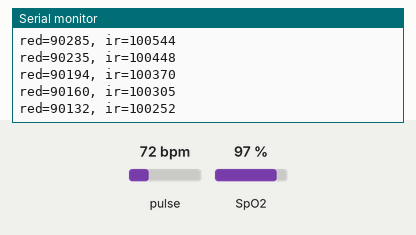
Bench run of a sketch on a simulated ESP8266 (NodeMCU). Parts: the last lines printed to the serial monitor. The test bench sets the inputs (shaded band); at power-on: pulse 72 bpm, SpO2 97 %. WiFi joins after 1.5 s; servers stay silent unless stated; uploads are accepted with an empty reply; random numbers use the default seed unless the sketch sets one.

Above: at 2.7 s.
2.8 s: pulse set to 42 bpm
At 6.3 s:
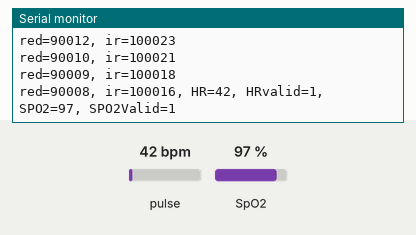
10.0 s: pulse set to 70 bpm
At 16.6 s:
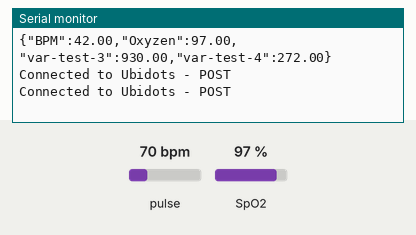
Timing chart, 0 to 17.5 s (numbered marks = the images above; inputs shaded):
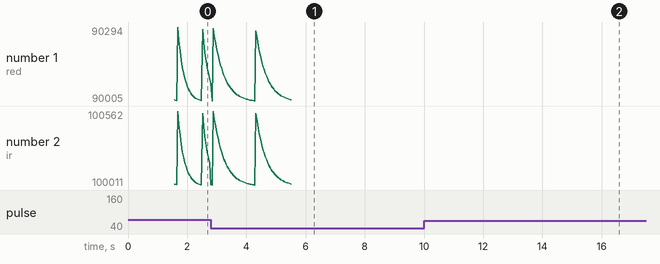

Measured:
- after the input at 10.0 s, the serial monitor: prints a new line after 2.1 s (image 2)

The sketch:

max30102.ino
```cpp
#include <ESP8266WiFi.h>
#include <Wire.h>
#include "MAX30105.h"
#include "spo2_algorithm.h"

MAX30105 particleSensor;

#define MAX_BRIGHTNESS 255
uint32_t irBuffer[100]; //infrared LED sensor data
uint32_t redBuffer[100];  //red LED sensor data


int32_t bufferLength; //data length
int32_t spo2; //SPO2 value
int8_t validSPO2; //indicator to show if the SPO2 calculation is valid
int32_t heartRate; //heart rate value
int8_t validHeartRate; //indicator to show if the heart rate calculation is valid


char const * SSID_NAME = "iPhone"; // Put here your SSID name
char const * SSID_PASS = "Miraz321"; // Put here your password
char const * TOKEN = "BBFF-6cRKEckqeZaWaceMZDApts1t2oM67G"; // Put here your TOKEN

char const * HTTPSERVER = "things.ubidots.com";

char const * DEVICE_LABEL = "max30102"; // Put here your device label

/* Put here your variable's labels*/
char const * VARIABLE_LABEL_1 = "BPM";
char const * VARIABLE_LABEL_2 = "Oxyzen";
char const * VARIABLE_LABEL_3 = "var-test-3";
char const * VARIABLE_LABEL_4 = "var-test-4";
char const * VARIABLE_LABEL_5 = "var-test-5";
char const * VARIABLE_LABEL_6 = "var-test-6";

const int HTTPPORT = 80;

char const * USER_AGENT = "ESP8266";
char const * VERSION = "1.0";
char payload[700];
char topic[1000];

WiFiClient clientUbi;

// Space to store values to send
char str_val_1[30];
char str_val_2[30];
char str_val_3[30];
char str_val_4[30];
char str_val_5[30];
char str_val_6[30];

/********************************
 * Auxiliar Functions
 *******************************/

void SendToUbidots(char* payload) {

  int i = strlen(payload);
  /* Builds the request POST - Please reference this link to know all the request's structures https://ubidots.com/docs/api/ */
  sprintf(topic, "POST /api/v1.6/devices/%s/?force=true HTTP/1.1\r\n", DEVICE_LABEL);
  sprintf(topic, "%sHost: things.ubidots.com\r\n", topic);
  sprintf(topic, "%sUser-Agent: %s/%s\r\n", topic, USER_AGENT, VERSION);
  sprintf(topic, "%sX-Auth-Token: %s\r\n", topic, TOKEN);
  sprintf(topic, "%sConnection: close\r\n", topic);
  sprintf(topic, "%sContent-Type: application/json\r\n", topic);
  sprintf(topic, "%sContent-Length: %d\r\n\r\n", topic, i);
  sprintf(topic, "%s%s\r\n", topic, payload);

  /* Connecting the client */
  clientUbi.connect(HTTPSERVER, HTTPPORT);

  if (clientUbi.connected()) {
    /* Sends the request to the client */
    clientUbi.print(topic);
    Serial.println("Connected to Ubidots - POST");
  } else {
    Serial.println("Connection Failed ubidots - Try Again");
  }

  /* Reads the response from the server */
  while (clientUbi.available()) {
    char c = clientUbi.read();
    //Serial.print(c); // Uncomment this line to visualize the response on the Serial Monitor
  }

  /* Disconnecting the client */
  clientUbi.stop();
}

/********************************
 * Main Functions
 *******************************/

void setup() {
  Serial.begin(115200);

  /* Connects to AP */
  WiFi.begin(SSID_NAME, SSID_PASS);

  while (WiFi.status() != WL_CONNECTED) {
    delay(500);
    Serial.print(".");
    }

  WiFi.setAutoReconnect(true);
  Serial.println(F("WiFi connected"));
  Serial.println(F("IP address: "));
  Serial.println(WiFi.localIP());


  // Initialize sensor
  if (!particleSensor.begin(Wire, I2C_SPEED_FAST)) //Use default I2C port, 400kHz speed
  {
    Serial.println(F("MAX30102 was not found. Please check wiring/power."));
    while (1);
  }

  Serial.println(F("Attach sensor to finger with rubber band. Press any key to start conversion"));

  Serial.read();

  byte ledBrightness = 60; //Options: 0=Off to 255=50mA
  byte sampleAverage = 4; //Options: 1, 2, 4, 8, 16, 32
  byte ledMode = 2; //Options: 1 = Red only, 2 = Red + IR, 3 = Red + IR + Green
  byte sampleRate = 100; //Options: 50, 100, 200, 400, 800, 1000, 1600, 3200
  int pulseWidth = 411; //Options: 69, 118, 215, 411
  int adcRange = 4096; //Options: 2048, 4096, 8192, 16384

  particleSensor.setup(ledBrightness, sampleAverage, ledMode, sampleRate, pulseWidth, adcRange); //Configure sensor with these settings
}

void loop() {


   bufferLength = 100; //buffer length of 100 stores 4 seconds of samples running at 25sps

  //read the first 100 samples, and determine the signal range
  for (byte i = 0 ; i < bufferLength ; i++)
  {
    while (particleSensor.available() == false) //do we have new data?
      particleSensor.check(); //Check the sensor for new data

    redBuffer[i] = particleSensor.getRed();
    irBuffer[i] = particleSensor.getIR();
    particleSensor.nextSample(); //We're finished with this sample so move to next sample

    Serial.print(F("red="));
    Serial.print(redBuffer[i], DEC);
    Serial.print(F(", ir="));
    Serial.println(irBuffer[i], DEC);
  }

  //calculate heart rate and SpO2 after first 100 samples (first 4 seconds of samples)
  maxim_heart_rate_and_oxygen_saturation(irBuffer, bufferLength, redBuffer, &spo2, &validSPO2, &heartRate, &validHeartRate);

  //Continuously taking samples from MAX30102.  Heart rate and SpO2 are calculated every 1 second
  while (1)
  {
    //dumping the first 25 sets of samples in the memory and shift the last 75 sets of samples to the top
    for (byte i = 25; i < 100; i++)
    {
      redBuffer[i - 25] = redBuffer[i];
      irBuffer[i - 25] = irBuffer[i];
    }

    //take 25 sets of samples before calculating the heart rate.
    for (byte i = 75; i < 100; i++)
    {
      while (particleSensor.available() == false) //do we have new data?
        particleSensor.check(); //Check the sensor for new data


      redBuffer[i] = particleSensor.getRed();
      irBuffer[i] = particleSensor.getIR();
      particleSensor.nextSample(); //We're finished with this sample so move to next sample

      //send samples and calculation result to terminal program through UART
      Serial.print(F("red="));
      Serial.print(redBuffer[i], DEC);
      Serial.print(F(", ir="));
      Serial.print(irBuffer[i], DEC);

      Serial.print(F(", HR="));
      Serial.print(heartRate, DEC);

      Serial.print(F(", HRvalid="));
      Serial.print(validHeartRate, DEC);

      Serial.print(F(", SPO2="));
      Serial.print(spo2, DEC);

      Serial.print(F(", SPO2Valid="));
      Serial.println(validSPO2, DEC);
      delay(3000);


  float sensor_value_1 =heartRate;
  float sensor_value_2 =spo2;
  float sensor_value_3 = random(0, 1000)*1.0;
  float sensor_value_4 = random(0, 1000)*1.0;
  float sensor_value_5 = random(0, 1000)*1.0;
  float sensor_value_6 = random(0, 1000)*1.0;

  /*---- Transforms the values of the sensors to char type -----*/

  /* 4 is mininum width, 2 is precision; float value is copied onto str_val*/
  dtostrf(sensor_value_1, 4, 2, str_val_1);
  dtostrf(sensor_value_2, 4, 2, str_val_2);
  dtostrf(sensor_value_3, 4, 2, str_val_3);
  dtostrf(sensor_value_4, 4, 2, str_val_4);
  dtostrf(sensor_value_5, 4, 2, str_val_5);
  dtostrf(sensor_value_6, 4, 2, str_val_6);

  /* Builds the payload with structure: {"temperature":25.00,"humidity":50.00} for first 4 variables*/

  // Important: Avoid to send a very long char as it is very memory space costly, send small char arrays
  sprintf(payload, "{\"");
  sprintf(payload, "%s%s\":%s", payload, VARIABLE_LABEL_1, str_val_1);
  sprintf(payload, "%s,\"%s\":%s", payload, VARIABLE_LABEL_2, str_val_2);
  sprintf(payload, "%s,\"%s\":%s", payload, VARIABLE_LABEL_3, str_val_3);
  sprintf(payload, "%s,\"%s\":%s", payload, VARIABLE_LABEL_4, str_val_4);
  sprintf(payload, "%s}", payload);
  Serial.println(payload);

  /* Calls the Ubidots Function POST */
  SendToUbidots(payload);

  /* Builds the payload with structure: {"temperature":25.00,"humidity":50.00} for the rest of variables*/
  sprintf(payload, "%s", ""); //Cleans the content of the payload
  sprintf(payload, "{\"");
  sprintf(payload, "%s%s\":%s", payload, VARIABLE_LABEL_5, str_val_5);
  sprintf(payload, "%s,\"%s\":%s", payload, VARIABLE_LABEL_6, str_val_6);
  sprintf(payload, "%s}", payload);

  /* Calls the Ubidots Function POST */
  SendToUbidots(payload);

  delay(3000);


    }

    //After gathering 25 new samples recalculate HR and SP02
    maxim_heart_rate_and_oxygen_saturation(irBuffer, bufferLength, redBuffer, &spo2, &validSPO2, &heartRate, &validHeartRate);
  }

}
```
